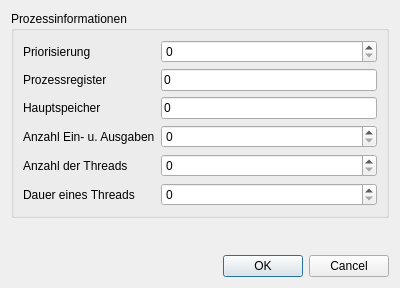
<?xml version="1.0" encoding="UTF-8"?>
<ui version="4.0">
 <class>DialogProzessErstellen</class>
 <widget class="QDialog" name="DialogProzessErstellen">
  <property name="geometry">
   <rect>
    <x>0</x>
    <y>0</y>
    <width>400</width>
    <height>288</height>
   </rect>
  </property>
  <property name="windowTitle">
   <string>Prozess erstellen</string>
  </property>
  <layout class="QVBoxLayout" name="verticalLayout">
   <item>
    <widget class="QGroupBox" name="groupBox">
     <property name="title">
      <string>Prozessinformationen</string>
     </property>
     <layout class="QFormLayout" name="formLayout">
      <item row="0" column="0">
       <widget class="QLabel" name="labelPriorisierung">
        <property name="text">
         <string>Priorisierung</string>
        </property>
       </widget>
      </item>
      <item row="0" column="1">
       <widget class="QSpinBox" name="spinBoxPriorisierung"/>
      </item>
      <item row="1" column="0">
       <widget class="QLabel" name="labelProzessregister">
        <property name="text">
         <string>Prozessregister</string>
        </property>
       </widget>
      </item>
      <item row="1" column="1">
       <widget class="QLineEdit" name="lineEditProzessregister">
        <property name="text">
         <string>0</string>
        </property>
       </widget>
      </item>
      <item row="2" column="0">
       <widget class="QLabel" name="labelHauptspeicher">
        <property name="text">
         <string>Hauptspeicher</string>
        </property>
       </widget>
      </item>
      <item row="2" column="1">
       <widget class="QLineEdit" name="lineEditJHauptspeicher">
        <property name="text">
         <string>0</string>
        </property>
       </widget>
      </item>
      <item row="3" column="0">
       <widget class="QLabel" name="labelEinAusgaben">
        <property name="text">
         <string>Anzahl Ein- u. Ausgaben</string>
        </property>
       </widget>
      </item>
      <item row="3" column="1">
       <widget class="QSpinBox" name="spinBoxAnzahlEinAusgaben"/>
      </item>
      <item row="4" column="0">
       <widget class="QLabel" name="labelAnzahlThreads">
        <property name="text">
         <string>Anzahl der Threads</string>
        </property>
       </widget>
      </item>
      <item row="4" column="1">
       <widget class="QSpinBox" name="spinBoxAnzahlThreads"/>
      </item>
      <item row="5" column="0">
       <widget class="QLabel" name="labelDauerThreads">
        <property name="text">
         <string>Dauer eines Threads</string>
        </property>
       </widget>
      </item>
      <item row="5" column="1">
       <widget class="QSpinBox" name="spinBoxDauerThreads"/>
      </item>
     </layout>
    </widget>
   </item>
   <item>
    <spacer name="verticalSpacer">
     <property name="orientation">
      <enum>Qt::Vertical</enum>
     </property>
     <property name="sizeHint" stdset="0">
      <size>
       <width>20</width>
       <height>40</height>
      </size>
     </property>
    </spacer>
   </item>
   <item>
    <widget class="QDialogButtonBox" name="buttonBox">
     <property name="orientation">
      <enum>Qt::Horizontal</enum>
     </property>
     <property name="standardButtons">
      <set>QDialogButtonBox::Cancel|QDialogButtonBox::Ok</set>
     </property>
    </widget>
   </item>
  </layout>
 </widget>
 <resources/>
 <connections>
  <connection>
   <sender>buttonBox</sender>
   <signal>accepted()</signal>
   <receiver>DialogProzessErstellen</receiver>
   <slot>accept()</slot>
   <hints>
    <hint type="sourcelabel">
     <x>248</x>
     <y>254</y>
    </hint>
    <hint type="destinationlabel">
     <x>157</x>
     <y>274</y>
    </hint>
   </hints>
  </connection>
  <connection>
   <sender>buttonBox</sender>
   <signal>rejected()</signal>
   <receiver>DialogProzessErstellen</receiver>
   <slot>reject()</slot>
   <hints>
    <hint type="sourcelabel">
     <x>316</x>
     <y>260</y>
    </hint>
    <hint type="destinationlabel">
     <x>286</x>
     <y>274</y>
    </hint>
   </hints>
  </connection>
 </connections>
</ui>
